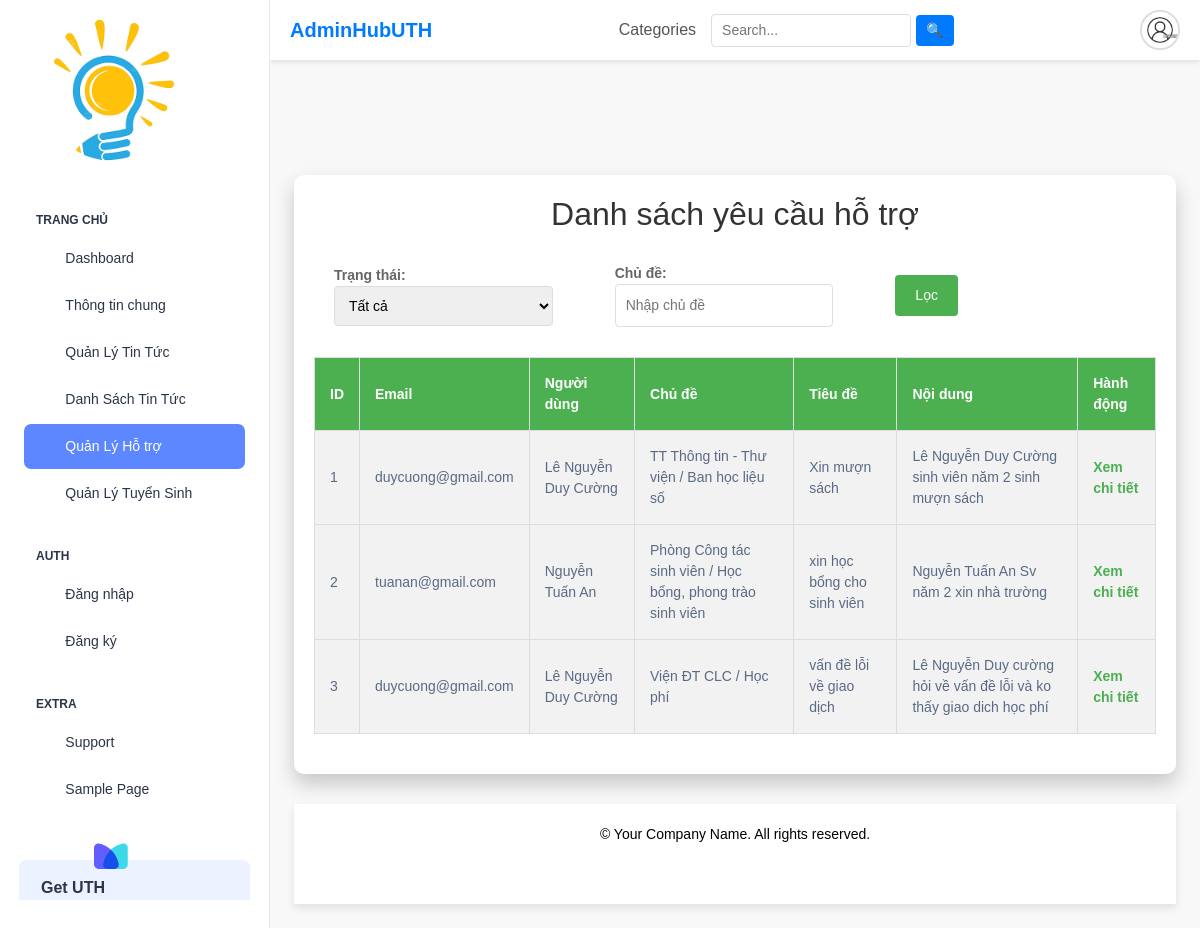
The app's page /admin_support_requests/ with its own data.
### app/models.py (models this page shows, shortened)
class SupportRequest(models.Model):
    email = models.EmailField(max_length=120)
    user = models.CharField(max_length=80)
    topic = models.CharField(max_length=120)
    request_title = models.CharField(max_length=200)
    request_content = models.TextField()
    attachment = models.FileField(upload_to='uploads/', null=True, blank=True)
    response = models.TextField(null=True, blank=True)
    created_at = models.DateTimeField(auto_now_add=True)  # Thêm trường created_at
    response_date = models.DateTimeField(null=True, blank=True)  # Thêm trường response_date
    STATUS_CHOICES = [
        ('open', 'Open'),
        ('closed', 'Closed'),
    ]
    status = models.CharField(max_length=10, choices=STATUS_CHOICES, default='open')  # Thêm trường status

### app/views.py (the view)
# urls.py: path('admin_support_requests/', views.admin_support_requests, name='admin_support_requests'),
def admin_support_requests(request):
    requests = SupportRequest.objects.all()
    return render(request, 'app/support/admin_support_requests.html', {'requests': requests})

### app/templates/app/support/admin_support_requests.html (shortened to what this page needs)
{% extends "app/home_dashboard.html" %} {% block content %}
<div class="container_t5">
  <h1 class="header_t5">Danh sách yêu cầu hỗ trợ</h1>
  <form method="GET" class="filter-form_t5">
    <div class="filter-form-group_t5">
      <label for="status" class="label_t5">Trạng thái:</label>
      <select name="status" id="status" class="select_t5">
        <option value="">Tất cả</option>
      </select>
    </div>
    <div class="filter-form-group_t5">
      <label for="topic" class="label_t5">Chủ đề:</label>
      <input
        type="text"
        name="topic"
        id="topic"
        placeholder="Nhập chủ đề"
        class="input_t5"
      />
    </div>
    <div class="filter-form-group_t5">
      <button type="submit" class="button_t5">Lọc</button>
    </div>
  </form>
  <table class="table_t5">
    <thead>
      <tr>
        <th class="th_t5">ID</th>
        <th class="th_t5">Email</th>
        <th class="th_t5">Người dùng</th>
        <th class="th_t5">Chủ đề</th>
        <th class="th_t5">Tiêu đề</th>
        <th class="th_t5">Nội dung</th>
        <th class="th_t5">Hành động</th>
      </tr>
    </thead>
    <tbody>
      {% for request in requests %}
      <tr class="tr-even_t5">
        <td class="td_t5">{{ request.id }}</td>
        <td class="td_t5">{{ request.email }}</td>
        <td class="td_t5">{{ request.user }}</td>
        <td class="td_t5">{{ request.topic }}</td>
        <td class="td_t5">{{ request.request_title }}</td>
        <td class="td_t5">{{ request.request_content }}</td>
        <td class="td_t5">
          <a class="link_t5" href="{% url 'view_details' request.id %}"
            >Xem chi tiết</a
          >
        </td>
      </tr>
      {% endfor %}
    </tbody>
  </table>
</div>
{% endblock %}

### app/templates/app/support/admin_support_requests.html (style rules this page uses)
body { font-family: "Arial", sans-serif; background-color: #f8f8f8; margin: 0; padding: 0; }
.container_t5 { max-width: 1200px; margin: 30px auto; padding: 20px; background-color: #fff; border-radius: 10px; box-shadow: 0 10px 20px rgba(0, 0, 0, 0.2); }
.header_t5 { text-align: center; margin-bottom: 20px; font-size: 32px; color: #333; }
.filter-form_t5 { margin-bottom: 20px; display: flex; justify-content: space-between; align-items: center; flex-wrap: wrap; }
.filter-form-group_t5 { flex: 1; margin: 10px 20px; }
.label_t5 { margin-right: 10px; font-weight: bold; font-size: 14px; color: #666; }
.input_t5, .select_t5 { padding: 10px; border: 1px solid #ddd; border-radius: 4px; width: calc(100% - 22px); box-sizing: border-box; }
.button_t5 { padding: 10px 20px; background-color: #4caf50; color: white; border: none; border-radius: 4px; cursor: pointer; transition: background-color 0.3s ease; }
.table_t5 { width: 100%; border-collapse: collapse; margin-bottom: 20px; }
.th_t5, .td_t5 { padding: 15px; text-align: left; border: 1px solid #ddd; }
.th_t5 { background-color: #4caf50; color: white; }
.tr-even_t5 { background-color: #f2f2f2; }
.link_t5 { color: #4caf50; text-decoration: none; font-weight: bold; transition: color 0.3s ease; }

### records on screen
SupportRequest: id "1", email "duycuong@gmail.com", user "Lê Nguyễn Duy Cường", topic "TT Thông tin - Thư viện / Ban học liệu số", request_title "Xin mượn sách", request_content "Lê Nguyễn Duy Cường sinh viên năm 2 sinh mượn sách"
SupportRequest: id "2", email "tuanan@gmail.com", user "Nguyễn Tuấn An", topic "Phòng Công tác sinh viên / Học bổng, phong trào sinh viên", request_title "xin học bổng cho sinh viên", request_content "Nguyễn Tuấn An Sv năm 2 xin nhà trường"
SupportRequest: id "3", email "duycuong@gmail.com", user "Lê Nguyễn Duy Cường", topic "Viện ĐT CLC / Học phí", request_title "vấn đề lỗi về giao dịch", request_content "Lê Nguyễn Duy cường hỏi về vấn đề lỗi và ko thấy giao dich học phí"
